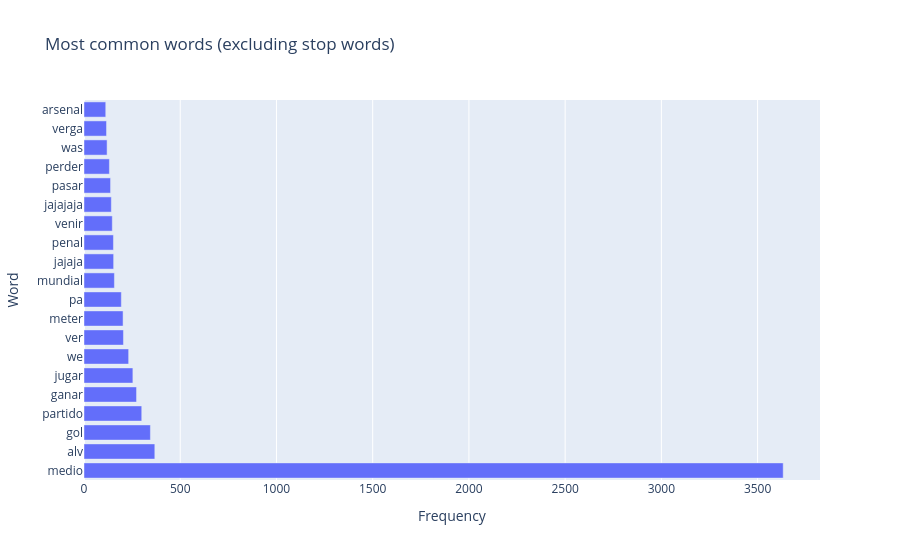

The cell this chart's notebook holds for it:
### Code cell
def extract_relevant_words(text):
    doc = nlp(text)

    return [
        token.lemma_.lower()
        for token in doc
        if token.is_alpha
        and not token.is_stop
        and token.lemma_.lower() not in CUSTOM_STOP_WORDS
    ]


relevant_words = []

for text in text_messages["text"]:
    relevant_words.extend(extract_relevant_words(text))


relevant_word_counts = Counter(relevant_words)

most_common_without_stopwords = pd.DataFrame(
    relevant_word_counts.most_common(20),
    columns=["word", "count"]
)

most_common_without_stopwords

fig = px.bar(
    most_common_without_stopwords,
    x="count",
    y="word",
    orientation="h",
    title="Most common words (excluding stop words)",
    labels={
        "word": "Word",
        "count": "Frequency"
    }
)

fig.show()

### Figure 1 — Plotly figure (JSON) as saved in the notebook; plotly's stock layout.template omitted (floating-point values rounded to 4 significant figures)
{"data": [{"hovertemplate": "Frequency=%{x}<br>Word=%{y}<extra></extra>", "legendgroup": "", "marker": {"color": "#636efa", "pattern": {"shape": ""}}, "name": "", "orientation": "h", "showlegend": false, "textposition": "auto", "type": "bar", "x": [3633, 368, 345, 300, 273, 254, 232, 205, 203, 194, 158, 154, 153, 147, 142, 138, 132, 120, 117, 113], "xaxis": "x", "y": ["medio", "alv", "gol", "partido", "ganar", "jugar", "we", "ver", "meter", "pa", "mundial", "jajaja", "penal", "venir", "jajajaja", "pasar", "perder", "was", "verga", "arsenal"], "yaxis": "y"}], "layout": {"barmode": "relative", "legend": {"tracegroupgap": 0}, "title": {"text": "Most common words (excluding stop words)"}, "xaxis": {"anchor": "y", "domain": [0, 1], "title": {"text": "Frequency"}}, "yaxis": {"anchor": "x", "domain": [0, 1], "title": {"text": "Word"}}}}
